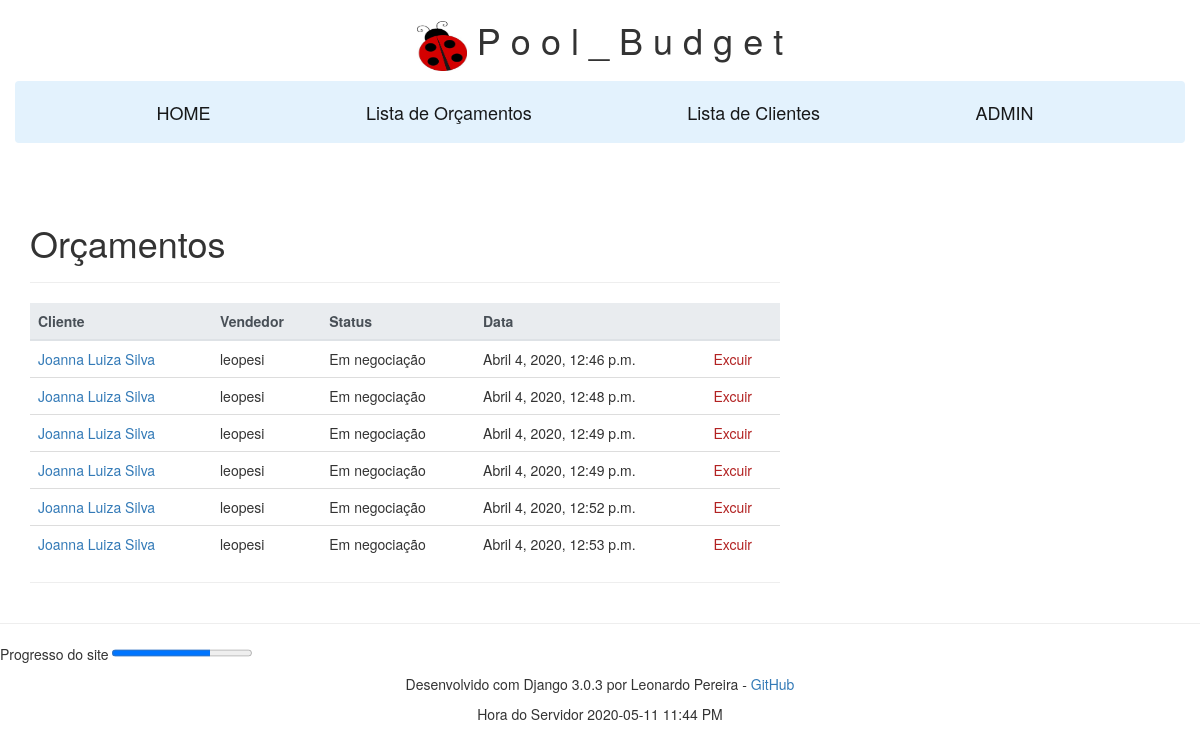
Before: /orcamento with the older database file.
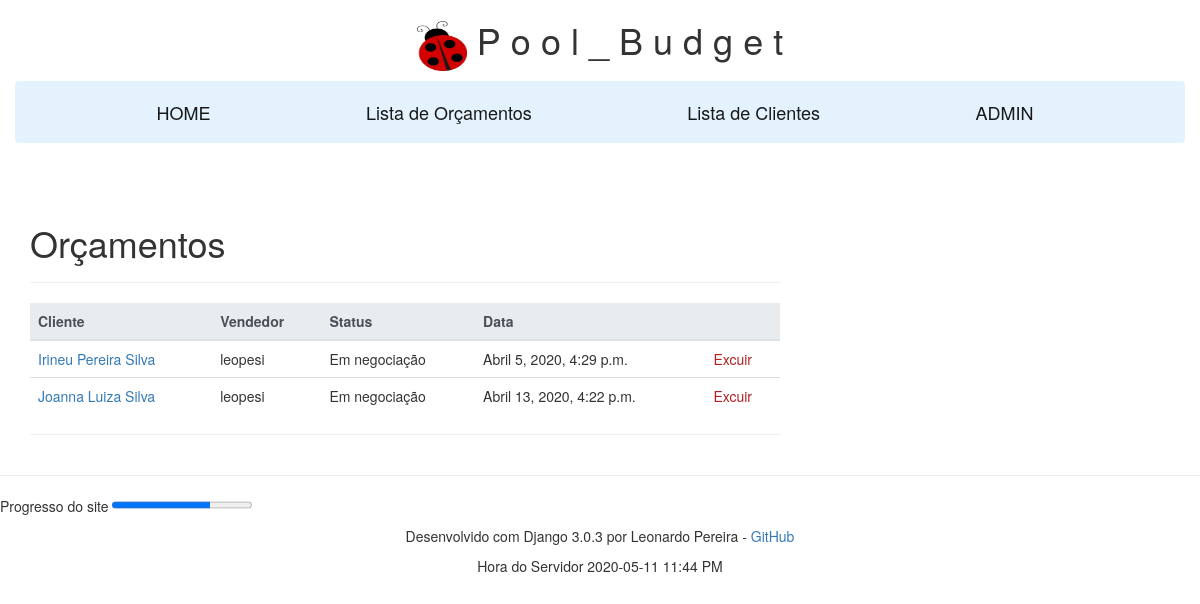
After: the same page with the newer database file.
### front/models.py (models this page shows, shortened)
class DimensaoModel(models.Model):
    cliente = models.ForeignKey(ClienteModel, on_delete=models.SET_NULL, null=True)
    usuario = models.ForeignKey(User, on_delete=models.SET_NULL, null=True)
    """INPUT da piscina."""
    comprimento = models.FloatField(max_length=3, null=False, blank=False, help_text='Ex. 8.00', default=0)
    largura = models.FloatField(max_length=5, null=False, blank=False, help_text='Ex. 4.00', default=0)
    prof_inicial = models.FloatField(max_length=5)
    prof_final = models.FloatField(max_length=3, null=False, blank=False, help_text='Ex. 1.40', default=0)
    largura_calcada = models.FloatField(max_length=3, null=False, blank=True, default= 1, help_text='Ex. 1.00')
    espessura = models.CharField(max_length=3)
    fornecedor = models.CharField(max_length=8)
    '''DIMENSÕES'''
    produto = models.CharField(max_length=25, null=False, blank=False, default= 0)
    preco = models.CharField(max_length=25, null=False, blank=False, default= 0)
    profundidade_media = models.CharField(max_length=25)
    area_calcada = models.CharField(max_length=25)
    perimetro = models.CharField(max_length=25)
    m2_facial = models.CharField(max_length=25)
    m2_parede = models.CharField(max_length=25)
    m2_total = models.CharField(max_length=25)
    m3_total = models.CharField(max_length=25)
    m3_real = models.CharField(max_length=25)
    """CONJUNTO FILTRANTE"""
    filtro = models.CharField(max_length=30)
    motobomba = models.CharField(max_length=30)
    tampa_casa_maquinas = models.CharField(max_length=30)
    sacos_areia = models.CharField(max_length=30)
    """REVESTIMENTO"""
    vinil_m2 = models.CharField(max_length=25)
    isomanta_m2 = models.CharField(max_length=25)
    perfil_fixo_m = models.CharField(max_length=25)
    """MÃO DE OBRA"""
    escavacao = models.CharField(max_length=30, default= 0)
    construcao = models.CharField(max_length=30, default= 0)
    contra_piso = models.CharField(max_length=30, default= 0)
    remocao_terra = models.CharField(max_length=30, default= 0)
    instalacao_vinil = models.CharField(max_length=30, default= 0)
    BUDGET_STATUS = (('Em negociação', 'Em negociação'), ('Contrato', 'Contrato'), ('Encerrado', 'Encerrado'),)
    status = models.CharField(max_length=15, choices=BUDGET_STATUS, blank=True, default='Em negociação', help_text='Status do Orçamento',)
    data = models.DateTimeField(blank=True, null=True)
    def get_absolute_url(self):
        return reverse('orcamento-id', args=[str(self.id)])

class ClienteModel(models.Model):
    nome = models.CharField(max_length=30)
    sobrenome = models.CharField(max_length=30)
    estado = models.CharField(max_length=15, blank=True)
    cidade = models.CharField(max_length=20, blank=True)
    bairro = models.CharField(max_length=20, blank=True)
    rua = models.CharField(max_length=100, blank=True)
    numero_casa = models.CharField(max_length=6, blank=True)
    cep = models.CharField(max_length=20, blank=True)
    telefone= models.IntegerField(max_length=15, blank=True)
    email = models.EmailField(max_length = 50, blank=True, help_text='Ex. clinte@gmail.com')
    @property
    def nome_completo(self):
        return self.nome + ' ' + self.sobrenome
    class Meta:
        ordering = ['nome', 'sobrenome']

### front/views.py (the view, shortened to what this page needs)
# urls.py: path('orcamento', views.OrcamentoListView.as_view(), name='orcamento'),
class OrcamentoListView(generic.ListView):
    model = DimensaoModel
    paginate_by = 30 #Exibe uma lista de no máximo 10 itens por vez
    context_object_name = 'lista_orcamento' #Nome do objeto
    template_name = 'front/orcamento_list.html' #Nome e caminho do template

### front/templatetags/my_tags.py (called while the page is built)
@register.simple_tag
def current_time(format_string):
    return datetime.now().strftime(format_string)

### front/templates/front/orcamento_list.html
{% extends "base_generic.html" %}
{% block content %}
<br>
<br>
<h1>Orçamentos</h1>
<hr>
{% if lista_orcamento %}
    <table class="table">
      <thead class="thead-light">
      <tr>
        <th scope="col">Cliente</th>
        <th scope="col">Vendedor</th>
        <th scope="col">Status</th>
        <th scope="col">Data</th>
        <th></th>
      </tr>
      </thead>
      {% for orcamento in lista_orcamento %}
      <tr>
        <td><a href="{{ orcamento.get_absolute_url }}">{{ orcamento.cliente.nome_completo }}</a></td>
        <td>{{ orcamento.usuario }}</td>
        <td>{{ orcamento.status }}</td>
        <td>{{ orcamento.data }}</td>
        <td><a href="{% url 'orcamento_delete' orcamento.pk %}"><font color="FireBrick">Excuir</font></a></td>
      </tr>
      {% endfor %}
    </table>
{% else %}
  <p>There are no authors available.</p>
{% endif %}
<hr>
{% endblock %}

Changed rows visible on the page:
removed DimensaoModel: cliente.nome_completo "Joanna Luiza Silva", usuario "leopesi", status "Em negociação", data "Abril 4, 2020, 12:46 p.m."
removed DimensaoModel: cliente.nome_completo "Joanna Luiza Silva", usuario "leopesi", status "Em negociação", data "Abril 4, 2020, 12:48 p.m."
removed DimensaoModel: cliente.nome_completo "Joanna Luiza Silva", usuario "leopesi", status "Em negociação", data "Abril 4, 2020, 12:49 p.m."
removed DimensaoModel: cliente.nome_completo "Joanna Luiza Silva", usuario "leopesi", status "Em negociação", data "Abril 4, 2020, 12:49 p.m."
removed DimensaoModel: cliente.nome_completo "Joanna Luiza Silva", usuario "leopesi", status "Em negociação", data "Abril 4, 2020, 12:52 p.m."
removed DimensaoModel: cliente.nome_completo "Joanna Luiza Silva", usuario "leopesi", status "Em negociação", data "Abril 4, 2020, 12:53 p.m."
added DimensaoModel: cliente.nome_completo "Irineu Pereira Silva", usuario "leopesi", status "Em negociação", data "Abril 5, 2020, 4:29 p.m."
added DimensaoModel: cliente.nome_completo "Joanna Luiza Silva", usuario "leopesi", status "Em negociação", data "Abril 13, 2020, 4:22 p.m."
